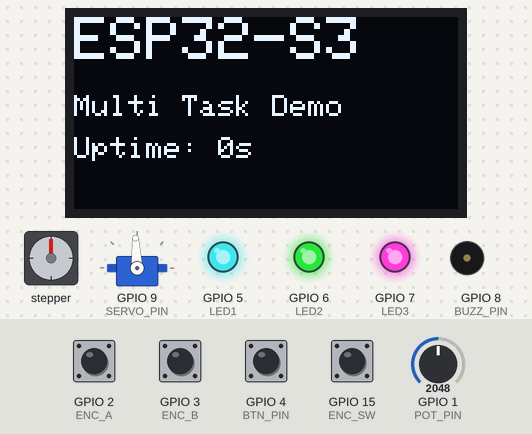
Simulated run of this program. Board: ESP32-S3. Shown: stepper motor, 128×64 one-colour display, servo, output pins drawn as LEDs (lit = HIGH), buzzer (waves = sounding). Wiring (from diagram.json): stepper motor driver (200 steps per turn assumed): step GPIO 18; direction GPIO 19. The inputs (shaded band) are chosen by the test bench; at power-on: GPIO 2 (ENC_A), GPIO 3 (ENC_B), GPIO 4 (BTN_PIN), GPIO 15 (ENC_SW) HIGH, GPIO 1 (POT_PIN) = 2048 (analog values on the 0–4095 scale). Servo pulses on a pin are drawn as a servo (544–2400 µs = 0–180°); pins used as bus, display or sensor lines are not drawn; what the program prints to the serial monitor is not drawn.

Above: at 1.2 s.
1.3 s: GPIO 4 (BTN_PIN) pulled LOW for 0.4 s
At 1.3 s:
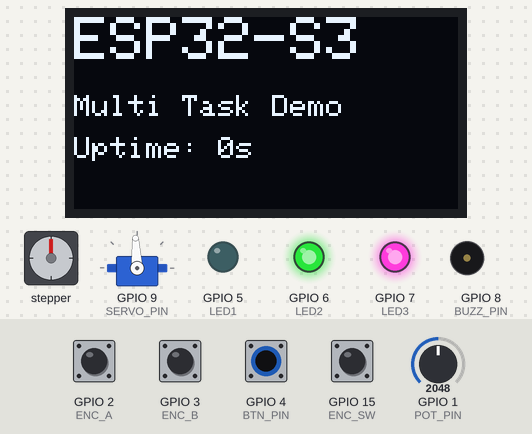
3.5 s: GPIO 15 (ENC_SW) pulled LOW for 0.4 s
At 4.5 s:
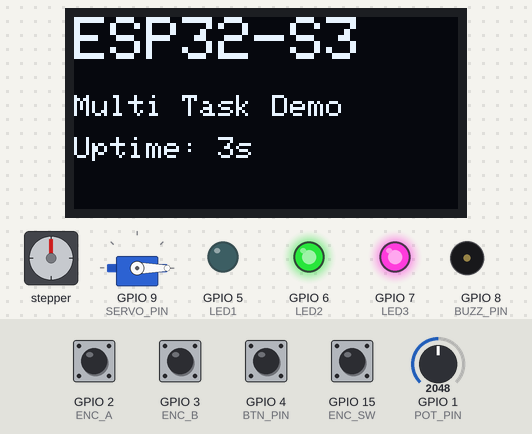
At 59.88 s:
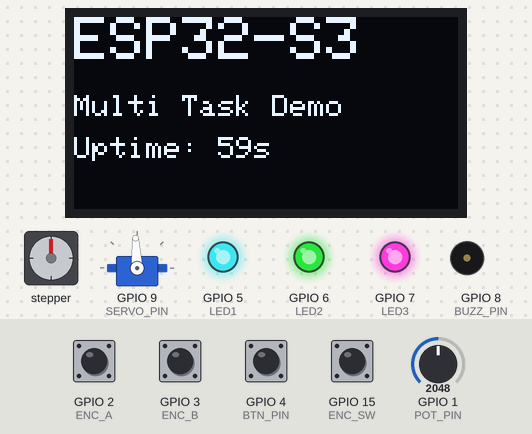
Timing chart, 0 to 66.3 s (numbered marks = the images above; inputs shaded):
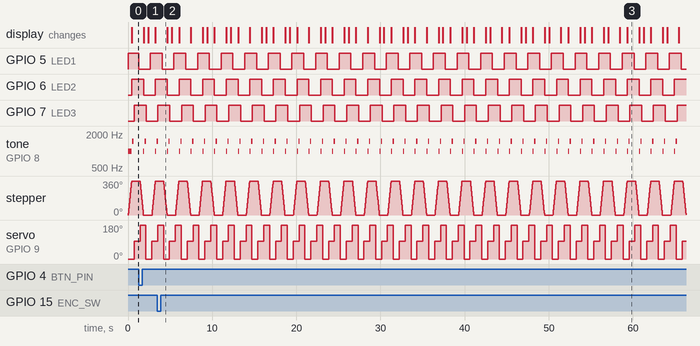

Measured:
- by itself, GPIO 5 (LED1), GPIO 6 (LED2), GPIO 7 (LED3): alternates HIGH for 1.4 s and LOW for 1.4 s
- by itself, tone on GPIO 8 (BUZZ_PIN): repeats every 1.4 s: 1000 Hz 0.12 s, silent 0.06 s, 1500 Hz 0.14 s, silent 1.1 s
- by itself, servo on GPIO 9 (SERVO_PIN): repeats every 2.1 s: 0° 0.70 s, 93° 0.70 s, 180° 0.70 s

The program:

main.cpp
```cpp
// ESP32-S3 — MULTI TASK DEMO (RTOS)
// Modul: Stepper A4988, 3 LED, Button (ISR+queue), Buzzer LEDC,
//        OLED SSD1306 (I2C), Potentiometer (ADC), Servo (LEDC 50Hz),
//        Rotary Encoder (A/B ISR + SW).
// Tiap modul berjalan mandiri dalam task terpisah.

#include <Arduino.h>
#include <Wire.h>
#include <Adafruit_GFX.h>
#include <Adafruit_SSD1306.h>

// -------------------- PIN MAP (ubah jika perlu) --------------------
#define LED1 5
#define LED2 6
#define LED3 7

#define BTN_PIN 4              // tombol terpisah dari encoder SW
#define BUZZ_PIN 8
#define SERVO_PIN 9
#define I2C_SDA 10
#define I2C_SCL 11
#define POT_PIN 1

#define ENC_A 2
#define ENC_B 3
#define ENC_SW 15              // pakai 15 agar tidak bentrok BTN_PIN

#define STEP_PIN 18
#define DIR_PIN  19

// -------------------- GLOBAL / OLED --------------------
Adafruit_SSD1306 oled(128, 64, &Wire, -1);

// =================================================================
// LED TASK
void LedTask(void *) {
  pinMode(LED1, OUTPUT); pinMode(LED2, OUTPUT); pinMode(LED3, OUTPUT);
  for (;;) {
    digitalWrite(LED1, !digitalRead(LED1)); vTaskDelay(pdMS_TO_TICKS(200));
    digitalWrite(LED2, !digitalRead(LED2)); vTaskDelay(pdMS_TO_TICKS(300));
    digitalWrite(LED3, !digitalRead(LED3)); vTaskDelay(pdMS_TO_TICKS(500));
  }
}

// =================================================================
// BUTTON (ISR → Queue → Task)
struct BtnEv { bool pressed; uint32_t ms; };
QueueHandle_t btnQ;
void IRAM_ATTR btnIsr() {
  BtnEv e{digitalRead(BTN_PIN)==LOW, millis()};
  BaseType_t hp=pdFALSE; xQueueSendFromISR(btnQ,&e,&hp); if(hp) portYIELD_FROM_ISR();
}
void ButtonTask(void *) {
  pinMode(BTN_PIN, INPUT_PULLUP);
  for (BtnEv e;;) if (xQueueReceive(btnQ,&e,portMAX_DELAY)==pdTRUE)
    Serial.println(e.pressed ? "[BTN] PRESSED" : "[BTN] RELEASED");
}

// =================================================================
// BUZZER (LEDC)
#define BZ_CH 0
void BuzzerTask(void *) {
  ledcSetup(BZ_CH, 1000, 10);
  ledcAttachPin(BUZZ_PIN, BZ_CH);
  for (;;) {
    ledcWriteTone(BZ_CH, 1000); ledcWrite(BZ_CH, 512); vTaskDelay(pdMS_TO_TICKS(120));
    ledcWrite(BZ_CH, 0);        vTaskDelay(pdMS_TO_TICKS(60));
    ledcWriteTone(BZ_CH, 1500); ledcWrite(BZ_CH, 512); vTaskDelay(pdMS_TO_TICKS(140));
    ledcWrite(BZ_CH, 0);        vTaskDelay(pdMS_TO_TICKS(800));
  }
}

// =================================================================
// OLED SSD1306 (I2C)
void OledTask(void *) {
  Wire.begin(I2C_SDA, I2C_SCL, 400000);
  if (!oled.begin(SSD1306_SWITCHCAPVCC, 0x3C)) {
    Serial.println("OLED init FAIL");
    for(;;) vTaskDelay(pdMS_TO_TICKS(1000));
  }
  for (;;) {
    oled.clearDisplay(); oled.setTextColor(SSD1306_WHITE);
    oled.setTextSize(2); oled.setCursor(0,0);   oled.print("ESP32-S3");
    oled.setTextSize(1); oled.setCursor(0,26);  oled.print("Multi Task Demo");
    oled.setCursor(0,40); oled.printf("Uptime: %lus", (unsigned long)(millis()/1000));
    oled.display();
    vTaskDelay(pdMS_TO_TICKS(500));
  }
}

// =================================================================
// POTENTIOMETER (ADC)
void PotTask(void *) {
  analogReadResolution(12); analogSetPinAttenuation(POT_PIN, ADC_11db);
  for (;;) {
    uint16_t raw = analogRead(POT_PIN);
    uint8_t pct = map(raw, 0, 4095, 0, 100);
    Serial.printf("[POT] raw=%u  %u%%\n", raw, pct);
    vTaskDelay(pdMS_TO_TICKS(250));
  }
}

// =================================================================
// SERVO (LEDC 50 Hz)
#define SV_CH 2
uint32_t dutyFromUs(uint32_t us) { const uint32_t max=(1<<14)-1; return (uint32_t)((uint64_t)us*max/20000); }
void ServoTask(void *) {
  ledcSetup(SV_CH, 50, 14); ledcAttachPin(SERVO_PIN, SV_CH);
  auto writeUs = [&](uint32_t us){ ledcWrite(SV_CH, dutyFromUs(us)); };
  for(;;){
    writeUs(500);  vTaskDelay(pdMS_TO_TICKS(700));
    writeUs(1500); vTaskDelay(pdMS_TO_TICKS(700));
    writeUs(2500); vTaskDelay(pdMS_TO_TICKS(700));
  }
}

// =================================================================
// ROTARY ENCODER (A/B ISR + SW ISR)
volatile int32_t encPos=0; volatile uint8_t lastAB=0;
uint8_t rdAB(){ return ((uint8_t)digitalRead(ENC_B)<<1) | digitalRead(ENC_A); }
void IRAM_ATTR encABisr(){
  uint8_t ab=rdAB(); uint8_t idx=((lastAB&3)<<2)|(ab&3);
  static const int8_t T[16]={0,1,-1,0,-1,0,0,1,1,0,0,-1,0,-1,1,0};
  encPos+=T[idx]; lastAB=ab;
}
void IRAM_ATTR encSWisr(){ if (digitalRead(ENC_SW)==LOW) Serial.println("[ENC] SW"); }
void EncTask(void *) {
  pinMode(ENC_A,INPUT_PULLUP); pinMode(ENC_B,INPUT_PULLUP); pinMode(ENC_SW,INPUT_PULLUP);
  lastAB=rdAB();
  attachInterrupt(digitalPinToInterrupt(ENC_A), encABisr, CHANGE);
  attachInterrupt(digitalPinToInterrupt(ENC_B), encABisr, CHANGE);
  attachInterrupt(digitalPinToInterrupt(ENC_SW), encSWisr, FALLING);
  for(;;){ Serial.printf("[ENC] pos=%ld\n",(long)encPos); vTaskDelay(pdMS_TO_TICKS(300)); }
}

// =================================================================
// STEPPER A4988 (tanpa EN, pola maju→pause→mundur, ala contoh)
const int stepsPerRev = 200;   // ubah sesuai microstep
volatile int stepDelayUS = 1000; // step high & low (1k us) → ~500 step/s
void StepperTask(void *) {
  pinMode(STEP_PIN, OUTPUT); pinMode(DIR_PIN, OUTPUT);
  for (;;) {
    // CW
    digitalWrite(DIR_PIN, HIGH);
    for (int i=0;i<stepsPerRev;i++){ digitalWrite(STEP_PIN,HIGH); ets_delay_us(stepDelayUS); digitalWrite(STEP_PIN,LOW); ets_delay_us(stepDelayUS); }
    vTaskDelay(pdMS_TO_TICKS(1000));
    // CCW
    digitalWrite(DIR_PIN, LOW);
    for (int i=0;i<stepsPerRev;i++){ digitalWrite(STEP_PIN,HIGH); ets_delay_us(stepDelayUS); digitalWrite(STEP_PIN,LOW); ets_delay_us(stepDelayUS); }
    vTaskDelay(pdMS_TO_TICKS(1000));
  }
}

// =================================================================
// SETUP & LOOP
void setup() {
  Serial.begin(115200);
  // Queue untuk tombol
  btnQ = xQueueCreate(8, sizeof(BtnEv));
  attachInterrupt(digitalPinToInterrupt(BTN_PIN), btnIsr, CHANGE);

  // Buat semua task (boleh ganti core 0/1 sesuka)
  xTaskCreatePinnedToCore(LedTask,     "LED",     2048, nullptr, 1, nullptr, 0);
  xTaskCreatePinnedToCore(ButtonTask,  "BTN",     2048, nullptr, 2, nullptr, 1);
  xTaskCreatePinnedToCore(BuzzerTask,  "BUZZ",    2048, nullptr, 2, nullptr, 1);
  xTaskCreatePinnedToCore(OledTask,    "OLED",    4096, nullptr, 2, nullptr, 1);
  xTaskCreatePinnedToCore(PotTask,     "POT",     2048, nullptr, 1, nullptr, 1);
  xTaskCreatePinnedToCore(ServoTask,   "SERVO",   2048, nullptr, 2, nullptr, 1);
  xTaskCreatePinnedToCore(EncTask,     "ENC",     3072, nullptr, 2, nullptr, 0);
  xTaskCreatePinnedToCore(StepperTask, "STEPPER", 2048, nullptr, 2, nullptr, 0);
}

void loop() { /* kosong, semua lewat task */ }
```
